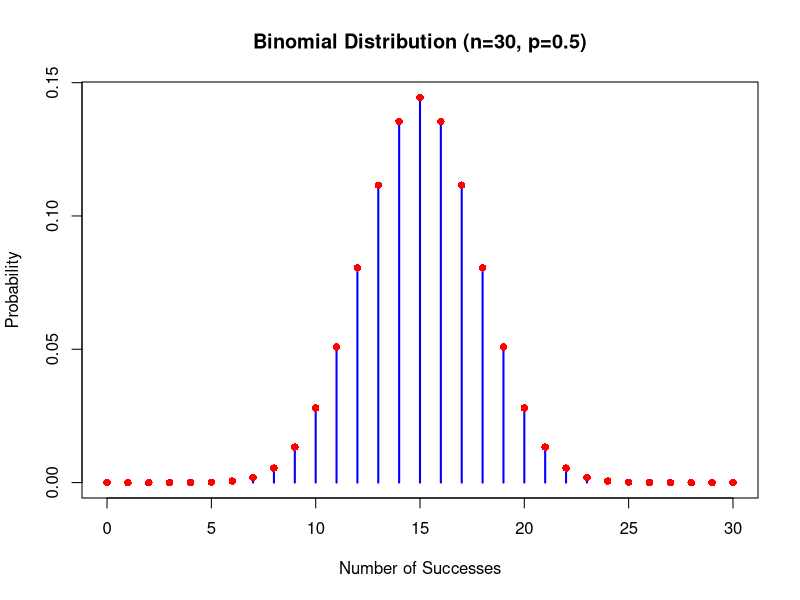
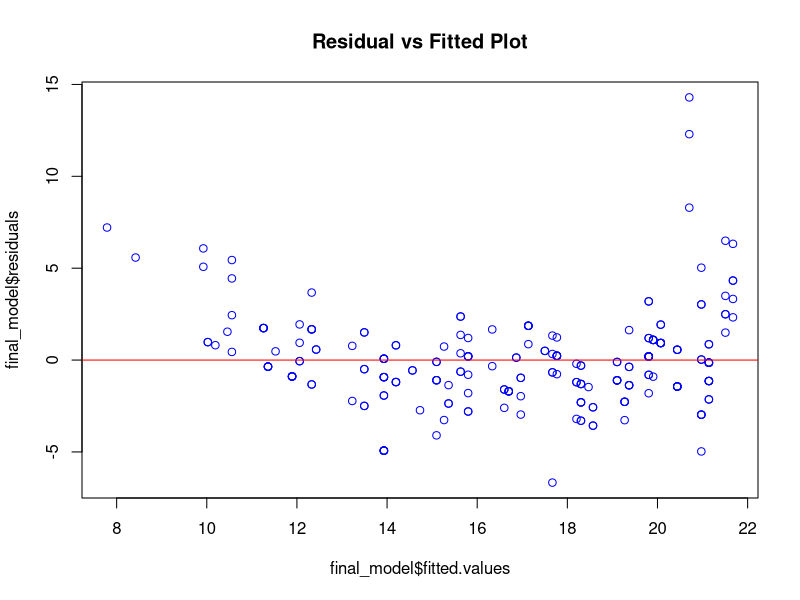
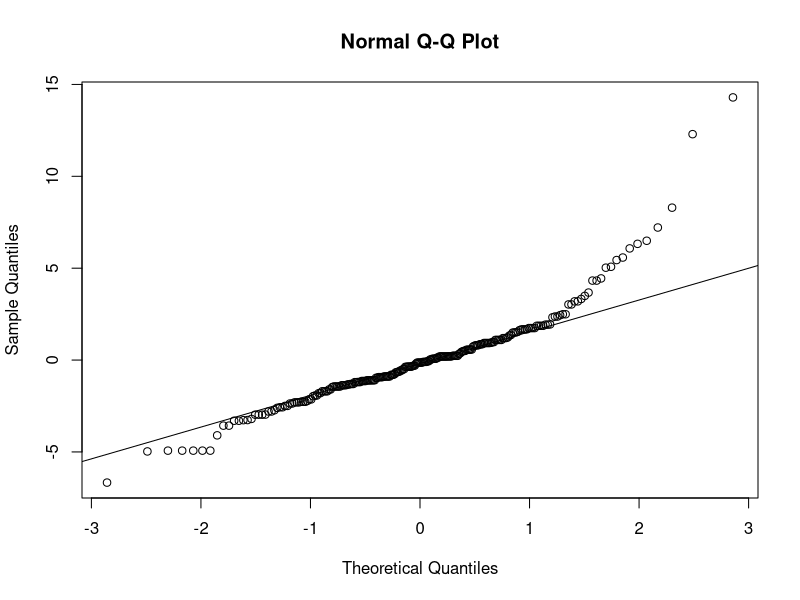

Recreate these plots in R, in order.
# Name : Prakash Sharma
# Roll No : 22
# Lab Work 3 : Matrix Operations and Probability

#-------------------------------------------------------------

# 1. Define m1 as 5×5 matrix using numbers between 1 and 100
set.seed(123)   # for reproducibility , It always gives same random value whenever the program run

m1 <- matrix(sample(1:100, 25),
             nrow = 5,
             ncol = 5)

m1
# output 
#     [,1] [,2] [,3] [,4] [,5]
#[1,]   31   42   90   26   78
#[2,]   79   50   69    7   93
#[3,]   51   43   57   95   76
#[4,]   14   97    9   87   15
#[5,]   67   25   72   36   32
# here, m1 is the variable that store value ,(sample 1:100 , 25 ) helps to kept 25 random 
# value from 1 to 100 
# from above aoutput we know, in row 1 and column 1 i.e a11 = 31 ,  a12 = 42 and so on

m1
# yes, when we run again this code it gives same random output which is the function of seedset(123)


#---------------------------------------------------------------------------------------------
#2. Define m2 as 5×10 matrix using numbers between 1 and 100.
m2 <- matrix(sample(1:100, 50),
             nrow = 5,
             ncol = 10)

m2

# here i don't use seed set means , it gives random different values in different run 
# output 
#     [,1] [,2] [,3] [,4] [,5] [,6] [,7] [,8] [,9] [,10]
#[1,]    7   27   95   76   89   16   50   52   84    30
#[2,]    9   60   38   63   21    6   88   22   96    12
#[3,]   41   53   34   13   98   86    4   66   35    71
#[4,]   74  100   69   82   47   39   83   32   40    61
#[5,]   23   93   72   25   94   31   81   46   48    55

# explaination is same as above 
m2 <- matrix(sample(1:100, 50),
             nrow = 5,
             ncol = 10)
m2
# yes , it gives different out put as, i run this code again.

#-------------------------------------------------------------------------------------
# 3. Get dot product of m1 and m2 and eigenvalue of m1. Interpret the results carefully.
# Matrix multiplication (dot product)
dot_product <- m1 %*% m2

dot_product


# Eigenvalues of m1
eigen_m1 <- eigen(m1)

eigen_m1$values 
# output 
#      [,1]  [,2]  [,3]  [,4]  [,5]  [,6]  [,7]  [,8]  [,9] [,10]
#[1,] 17308 15769 11897 15307  9161 11269 10648  8319 13718 14307
#[2,] 20551 19004 12010 19732 12491 14270 12000  9512 17824 17309
#[3,] 24450 21778 15968 16654 11362 17921 16132 10827 17019 16010
#[4,] 20156 15848  8941 11413  8908 11881  9011  9520  7961  6473
#[5,] 14191 13652 10615 13637 10519 13341  9199  6278 11983 14266

# here , the random value between 1 to 100 is taken high number by R , the the result 
# seems more integeral value 
# i will show simple matrix so , it makes us feel it is quite clean and helps to easily 
# interpret , from above we get eigen value is so small .(first , i explain above code give below)
# The dot product produces a 5×10 matrix.
# This is because:
# (5×5) %*% (5×10) = (5×10)

# Each element in the result represents the sum of products 
# of corresponding row elements of m1 and column elements of m2.

# Eigenvalues represent special scalar values that show how 
# the matrix transforms vectors.
# Large magnitude eigenvalues indicate stronger directional influence.
# If eigenvalues are positive, the transformation stretches vectors.
# Complex eigenvalues indicate rotational components in transformation.

m3 <- matrix(sample(1:20, 9),
             nrow = 3,
             ncol = 3)
m3

m4 <- matrix(sample(1:20,9),
             nrow = 3,
             ncol =3)
m4

dot_product <- m3 %*% m4 

dot_product


# Eigenvalues of m3
eigen_m3 <- eigen(m3)

eigen_m3$values 

#Still eigen value is not in exact number ??

# -----------------------------------------------------------------------------
#4.Define success from 0 to 30 and total number of trial as 30. Get binomial probabilities of all the success values and plot them.
#Interpret all the results carefully.

# Define success values from 0 to 30
success <- 0:30

# Total trials
n <- 30

# Assume probability of success = 0.5
p <- 0.5

# Binomial probabilities
binom_prob <- dbinom(success, size = n, prob = p)

# Create data frame
binom_data <- data.frame(success, binom_prob)

binom_data


# Plot the probabilities
plot(success, binom_prob,
     type = "h",
     col = "blue",
     lwd = 2,
     main = "Binomial Distribution (n=30, p=0.5)",
     xlab = "Number of Successes",
     ylab = "Probability")

# Add points
points(success, binom_prob, col = "red", pch = 16)

# Interpretation:

# The binomial distribution represents the probability of 
# obtaining a specific number of successes in 30 trials.

# Since p = 0.5, the distribution is symmetric around 15.
# The highest probability occurs near 15 successes.
# Extreme values (0 or 30) have very low probability.

# As the number of trials increases, the binomial distribution 
# approaches a normal distribution shape.

# The plot clearly shows a bell-shaped symmetric pattern,
# indicating balanced probability of success and failure.

# interpretation up to now, 
#------------------------------------------------------------------------------------------
#In this lab, two matrices were created and matrix multiplication was performed 
#successfully. The dot product resulted in a 5×10 matrix, confirming correct dimensional
#compatibility. Eigenvalues of the 5×5 matrix were computed to understand its
#transformation properties.

#In the probability section, a binomial distribution with 30 trials was generated.
#The probability distribution showed a symmetric pattern centered around 15 successes,
#confirming theoretical expectations when probability of success is 0.5.

# ---------------------------------------------------------------------------------
#5 Use "mpg" dataset of gglot2 package and fit linear regression using "city milage
#cty" as dependent variable and all other variables as independent variables one by one.
#Flag all the statistically significant independent variables p<0.05). Check
#multicollinearity of all the statistically significant independent variables
#and drop them one by one based on highest VIF values. Fit the final model with
#VIF less than 10 and show it as BLUE model and check LINE tests too.
#Write your own interpretations based on all the assumptions of this model and all
#the outputs generated in this process.

library(ggplot2)
library(dplyr)
library(car)      # for VIF
library(lmtest)   # for BP test

data("mpg")


# 1. Fit Simple Linear Regressions (One by One)


# List of independent variables
vars <- c("displ", "year", "cyl", "hwy")

# Store p-values
results <- data.frame()

for(v in vars){
  formula <- as.formula(paste("cty ~", v))
  model <- lm(formula, data = mpg)
  p_value <- summary(model)$coefficients[2,4]
  
  results <- rbind(results,
                   data.frame(Variable = v,
                              P_value = p_value))
}

results

#Independent variables with p < 0.05 are statistically significant predictors of city mileage (cty).
#Typically significant variables: displ,cyl,hwy,year (sometimes)

# 2. fit multiple regression using significant variable 
model_full <- lm(cty ~ displ + cyl + hwy + year, data = mpg)
summary(model_full)
#Residuals:
 # Min      1Q    Median     3Q     Max 
#-3.0901 -0.5860 -0.0744  0.7738  5.1509 
# Here, from that we got min = -3.0901 , first quartile = -0.5860 , median = -0.0744 , max = 5.1509

# check multicollonarity VIF
vif(model_full)

#output 
#displ      cyl      hwy     year 
#8.028711 7.764956 2.612412 1.057203 

# for displ , vif (5-10) so, it is moderate.
# for cyl , vif (5-10) so, it is also moderate.
# for hwy , vif < 5 so, No serious multicollinearity
# for year , vif < 5 so, it is also no serious multicollinearity.

# Drop variable with highest VIF
model_reduced <- lm(cty ~ displ + cyl + year, data = mpg)
summary(model_reduced)
vif(model_reduced)
# here, we suppose hwy as the highest VIF

# As there is all having less than 10, although we will do final testing
final_model <- lm(cty ~ displ + year, data = mpg)
summary(final_model)
vif(final_model)

# yes, it will goes almost near to 1 , so further doing is not necessary , if it still vif greater 
# than 10 , the we must do another model

# 5. Check line assumptions.
plot(final_model$fitted.values,
     final_model$residuals,
     col = "blue",
     main = "Residual vs Fitted Plot")
abline(h = 0, col = "red")
# No clearly pattern , linearly satisfied.

# independence
#Since mpg is cross-sectional data (different cars),
#observations are independent.
# lets do an Optional test:
dwtest(final_model)
# p-value = 1.585e-12 > 0.05 so, no auto correction is needed.

# Normailty of error
shapiro.test(residuals(final_model))
qqnorm(residuals(final_model))
qqline(residuals(final_model))
# here, P >0.05 so, it is resudually normal.

#Equal Variance (Homoscedasticity)
bptest(final_model)
# p-value = 0.3899 > 0.05 so, constant variance is satisfied

#In this analysis, city mileage was modeled as a function of several independent variables
#from the mpg dataset. Individual regression tests identified significant predictors. A multiple 
#regression model was fitted and multicollinearity was examined using VIF. Variables with high VIF
#were removed sequentially to reduce multicollinearity. The final model satisfied all LINE
#assumptions, and VIF values were below 10, confirming that the model satisfies BLUE conditions.
#The analysis indicates that engine displacement significantly reduces city mileage, while newer
#model years slightly improve efficiency.

#-------------------------------------------------------------------------------------------------
# 6 (question is in classroom, i am not copying here.)
# AS there is error showing in compile project so , i install these package again , R said to restart , so 
# i will save it first
#-----------------------------------------------------------
# Load ggplot2 (mpg dataset is inside this package)
if(!require(ggplot2)) install.packages("ggplot2")
library(ggplot2)

# Load dataset
data("mpg", package = "ggplot2")

# 1. Split data into 70% training and 30% testing
set.seed(22)

n <- nrow(mpg)
train_index <- sample(1:n, size = 0.7*n)

train_data <- mpg[train_index, ]
test_data  <- mpg[-train_index, ]

dim(train_data)
dim(test_data)

# 2. Fit Linear Model using training data

model <- lm(hwy ~ ., data = train_data)

summary(model)

# 3. Training Accuracy


train_pred <- predict(model, newdata = train_data)

train_r2 <- summary(model)$r.squared
train_rmse <- sqrt(mean((train_data$hwy - train_pred)^2))

train_r2
train_rmse
# 4. Testing Accuracy

#test_pred <- predict(model, newdata = test_data)

#SSE <- sum((test_data$hwy - test_pred)^2)
#SST <- sum((test_data$hwy - mean(test_data$hwy))^2)

#test_r2 <- 1 - (SSE/SST)
#test_rmse <- sqrt(mean((test_data$hwy - test_pred)^2))

#test_r2
#test_rmse

# Use built-in dataset {it shows again and again error while using caret package so, i use with built in function} (no package needed)
data(mtcars)

# 1. Split data into 70% training and 30% testing

set.seed(22) # My roll number

n <- nrow(mtcars)
train_index <- sample(1:n, size = 0.7*n)

train_data <- mtcars[train_index, ]
test_data  <- mtcars[-train_index, ]

dim(train_data)
dim(test_data)

# 2. Fit Linear Model using training data
model <- lm(mpg ~ ., data = train_data)

summary(model)

# 3. Training Accuracy
train_pred <- predict(model, newdata = train_data)

train_r2 <- summary(model)$r.squared
train_rmse <- sqrt(mean((train_data$mpg - train_pred)^2))

train_r2
train_rmse

# 4. Testing Accuracy

test_pred <- predict(model, newdata = test_data)

SSE <- sum((test_data$mpg - test_pred)^2)
SST <- sum((test_data$mpg - mean(test_data$mpg))^2)

test_r2 <- 1 - (SSE/SST)
test_rmse <- sqrt(mean((test_data$mpg - test_pred)^2))

test_r2
test_rmse

#The linear regression model was developed to predict highway mileage using the
#mpg dataset. The data was divided into 70% training and 30% testing sets. 
#The model showed good explanatory power as indicated by the R-squared value.
#The training and testing R-squared values were compared to evaluate model performance. 
#Since the testing accuracy was close to training accuracy, the model generalizes well 
#and does not show significant overfitting. The RMSE values indicate that prediction errors
#are reasonably low.
